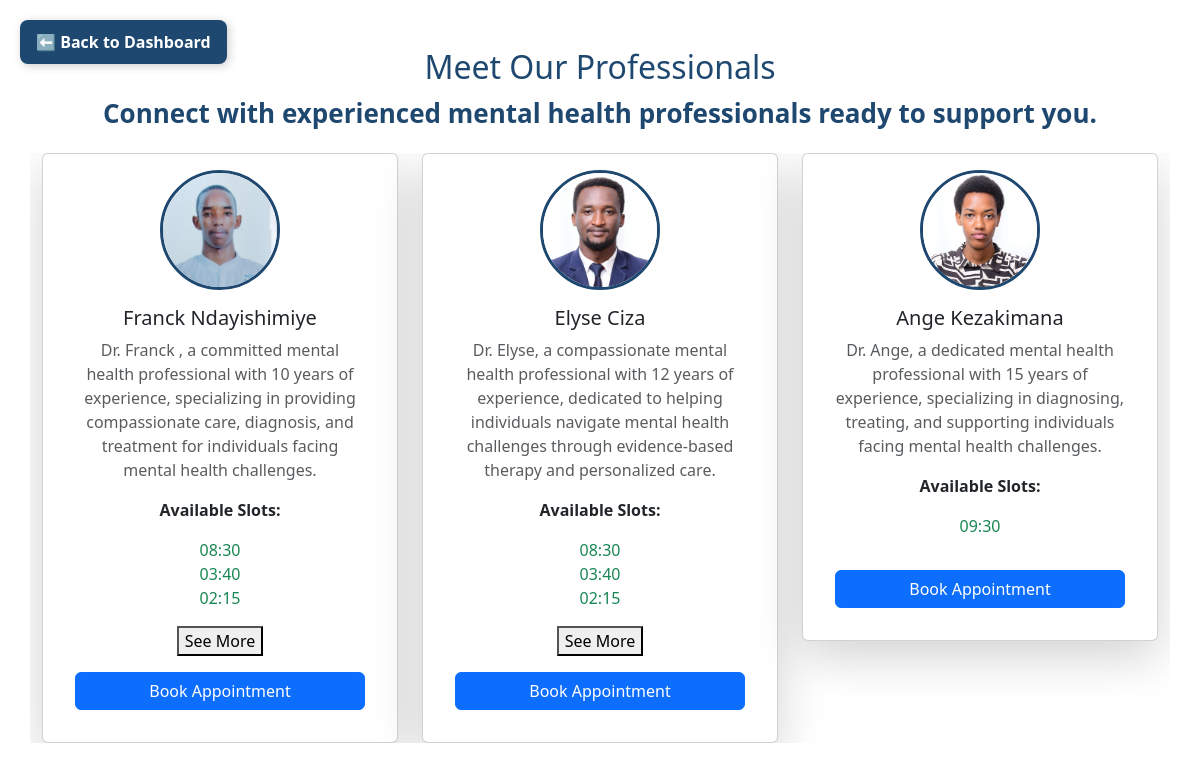
The page /available_slots/ (signed in) on the database its author committed.
### myapp/models.py (models this page shows)
class Professional(models.Model):
    user = models.OneToOneField(User, on_delete=models.CASCADE, related_name="professional_profile")
    name = models.CharField(max_length=255)
    specialty = models.CharField(max_length=255)
    contact_email = models.EmailField(unique=True)
    phone_number = models.CharField(max_length=15, unique=True)
    image = models.ImageField(upload_to='professionals/', null=True, blank=True)

### myapp/views.py (the view)
# urls.py: path("available_slots/", views.available_slots, name="available_slots"),
@login_required
def available_slots(request):
    professionals = Professional.objects.all()  # Remove any invalid filtering
    for professional in professionals:
        professional.available_slots = [slot for slot in professional.available_slots if slot not in professional.booked_slots]
    return render(request, "available_slots.html", {"professionals": professionals})

### myapp/templates/available_slots.html (shortened to what this page needs)
{% load static %}
{% block content %}
<link rel="stylesheet" href="{% static 'css/slots.css' %}">
<link rel="stylesheet" href="https://cdn.jsdelivr.net/npm/bootstrap@5.3.0/dist/css/bootstrap.min.css">
<link rel="stylesheet" href="{% static 'css/slots.css' %}">
<div class="container mt-5">
<a href="{% url 'dashboard' %}" class="back-button">⬅ Back to Dashboard</a>
    <div class="section-title text-center">
        <h2>Meet Our Professionals</h2>
        <p>Connect with experienced mental health professionals ready to support you.</p>
    </div>
    <div class="row d-flex flex-row flex-nowrap overflow-auto">
        {% for professional in professionals %}
        <div class="col-md-4">
            <div class="card shadow-lg text-center p-3">
                {% if professional.image %}
                <img src="{{ professional.image.url }}" class="img-fluid rounded-circle mx-auto d-block" alt="{{ professional.name }}" style="width: 120px; height: 120px;">
                {% else %}
                <img src="{% static 'assets/images/default.png' %}" class="img-fluid rounded-circle mx-auto d-block" alt="Default Image" style="width: 120px; height: 120px;">
                {% endif %}
                <div class="card-body">
                    <h5 class="card-title">{{ professional.name }}</h5>
                    <p class="text-muted">{{ professional.specialty }}</p>
                    {% if user.is_authenticated %}
                    <p><strong>Available Slots:</strong></p>
                    <ul id="available-slots-{{ professional.id }}" class="list-unstyled">
                        {% for slot in professional.available_slots %}
                        {% if slot not in professional.booked_slots %}
                        <li class="text-success"> {{ slot }}</li>
                        {% endif %}
                        {% empty %}
                        <p class="text-muted">No available slots</p>
                        {% endfor %}
                    </ul>
                    <button class="btn btn-primary book-appointment-btn mt-3"
    data-professional-id="{{ professional.id }}"
    data-professional-name="{{ professional.name }}"
    data-specialty="{{ professional.specialty }}"
    data-available-slots="{% for slot in professional.available_slots %}{% if slot not in professional.booked_slots %}{{ slot }},{% endif %}{% endfor %}"
    data-booked-slots="{{ professional.booked_slots|join:',' }}">
     Book Appointment
</button>
                    {% endif %}
                </div>
            </div>
        </div>
        {% empty %}
        <p class="text-center">No professionals available at the moment.</p>
        {% endfor %}
    </div>
</div>
<link rel="stylesheet" href="https://cdn.jsdelivr.net/npm/bootstrap@5.3.0/dist/css/bootstrap.min.css">
{% endblock %}

### static/css/slots.css (style rules this page uses)
.container { max-width: 1200px; }
.section-title { text-align: center; font-size: 26px; font-weight: bold; color: #1f4870; margin-bottom: 20px; }
.card { border-radius: 12px; box-shadow: 0px 4px 10px rgba(0, 0, 0, 0.1); padding: 20px; background: white; transition: transform 0.3s ease-in-out; }
.img-fluid { width: 100px; height: 100px; object-fit: cover; border: 3px solid #1f4870; }
.list-unstyled { max-height: 120px; overflow: hidden; transition: max-height 0.5s ease-in-out; }
.book-appointment-btn { background: #1f4870; border: none; font-weight: bold; padding: 10px; color: white; width: 100%; border-radius: 8px; transition: all 0.3s ease-in-out; }
.back-button { display: inline-flex; align-items: center; justify-content: center; background-color: #1f4870; color: white; padding: 10px 16px; text-decoration: none; border-radius: 8px; font-size: 1em; font-weight: bold; transition: background-color 0.3s ease, transform 0.2s ease, box-shadow 0.3s ease; position: absolute; top: 20px; left: 20px; box-shadow: 2px 2px 10px rgba(0, 0, 0, 0.2); }

### rows shown on the page
Professional: image (picture), name "Franck Ndayishimiye", specialty "Dr. Franck , a committed mental health professional with 10 years of experience, specializing in providing compassionate care, diagnosis, and treatment for individuals facing mental health challenges.", available_slots "08:30" "03:40" "02:15"
Professional: image (picture), name "Elyse Ciza", specialty "Dr. Elyse, a compassionate mental health professional with 12 years of experience, dedicated to helping individuals navigate mental health challenges through evidence-based therapy and personalized care.", available_slots "08:30" "03:40" "02:15"
Professional: name "Ange Kezakimana", specialty "Dr. Ange, a dedicated mental health professional with 15 years of experience, specializing in diagnosing, treating, and supporting individuals facing mental health challenges.", available_slots "09:30"
